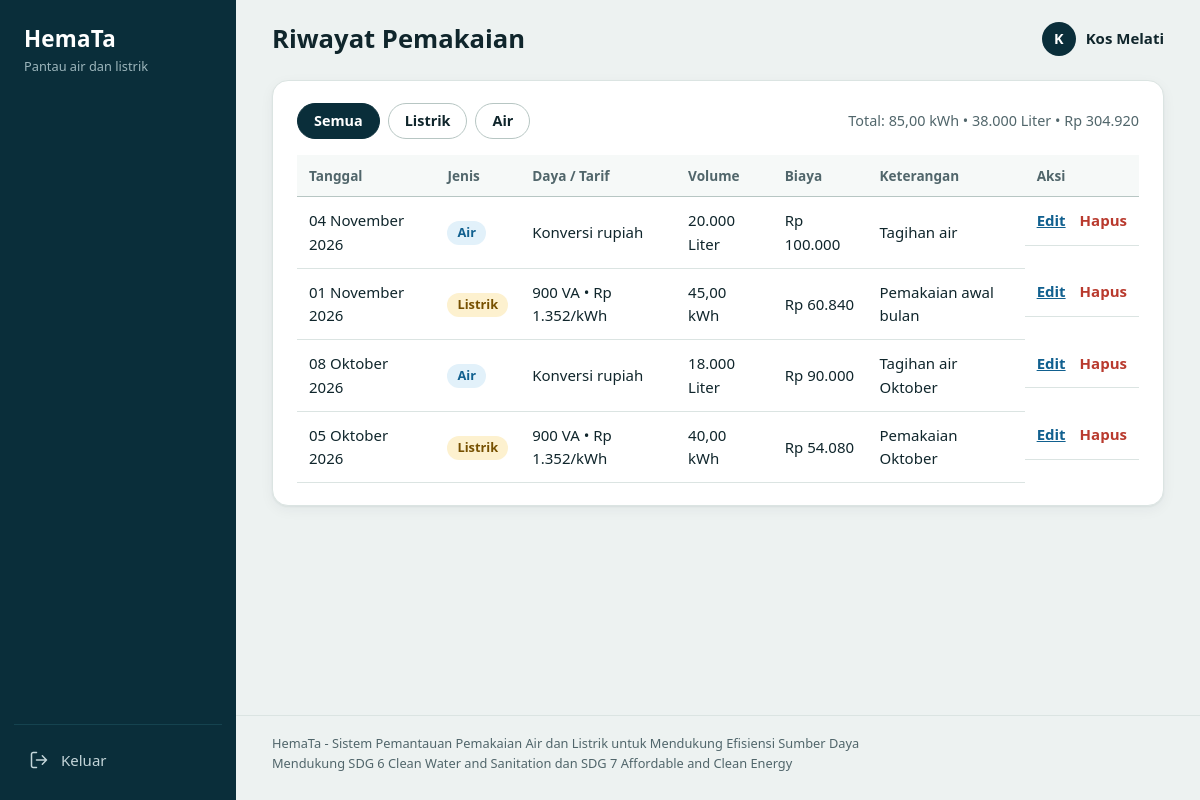
Page /riwayat.php (signed in) on the committed database.
### tables this page shows
CREATE TABLE `pemakaian` (
  `id` int NOT NULL,
  `user_id` int NOT NULL,
  `jenis` enum('listrik','air') NOT NULL,
  `daya_va` int NOT NULL DEFAULT '0',
  `kwh` decimal(10,2) NOT NULL DEFAULT '0.00',
  `tarif_per_kwh` decimal(12,2) NOT NULL DEFAULT '0.00',
  `liter` decimal(12,2) NOT NULL DEFAULT '0.00',
  `total_rupiah` decimal(14,2) NOT NULL DEFAULT '0.00',
  `keterangan` varchar(255) NOT NULL DEFAULT '',
  `tanggal` date NOT NULL
);

### includes/fungsi.php (called while the page is built, shortened)
<?php
function formatRupiah($angka)
{
    return "Rp " . number_format((float) $angka, 0, ",", ".");
}
function formatAngka($angka, $desimal = 0)
{
    return number_format((float) $angka, $desimal, ",", ".");
}
function namaBulan()
{
    return array(1 => "Januari", "Februari", "Maret", "April", "Mei", "Juni", "Juli", "Agustus", "September", "Oktober", "November", "Desember");
}
function formatTanggal($tanggal)
{
    $bulan = namaBulan();
    $waktu = strtotime($tanggal);
    return date("d", $waktu) . " " . $bulan[(int) date("n", $waktu)] . " " . date("Y", $waktu);
}
function totalPemakaian($koneksi, $id_user = 0)
{
    $batas = $id_user > 0 ? "WHERE user_id='" . (int) $id_user . "'" : "";
    $hasil = array("listrik_kwh" => 0, "listrik_rupiah" => 0, "air_liter" => 0, "air_rupiah" => 0, "jumlah_catatan" => 0);
    $query = mysqli_query($koneksi, "SELECT jenis, SUM(kwh) AS total_kwh, SUM(liter) AS total_liter, SUM(total_rupiah) AS total_biaya FROM pemakaian " . $batas . " GROUP BY jenis");
    while ($baris = mysqli_fetch_array($query)) {
        if ($baris['jenis'] == "listrik") {
            $hasil['listrik_kwh'] = (float) $baris['total_kwh'];
            $hasil['listrik_rupiah'] = (float) $baris['total_biaya'];
        } else {
            $hasil['air_liter'] = (float) $baris['total_liter'];
            $hasil['air_rupiah'] = (float) $baris['total_biaya'];
        }
    }
    $hitung = mysqli_query($koneksi, "SELECT COUNT(*) AS jumlah FROM pemakaian " . $batas);
    $baris_hitung = mysqli_fetch_array($hitung);
    $hasil['jumlah_catatan'] = (int) $baris_hitung['jumlah'];
    return $hasil;
}

### riwayat.php (the view, shortened to what this page needs)
<?php
include("includes/header.php");
include("includes/fungsi.php");
include("includes/koneksi.php");
$filter = isset($_GET['jenis']) ? $_GET['jenis'] : "semua";
$user_id = (int) $_SESSION['user_id'];
$where = "WHERE user_id='" . $user_id . "'";
$riwayat = mysqli_query($koneksi, "SELECT * FROM pemakaian " . $where . " ORDER BY tanggal DESC, id DESC");
$ringkas = totalPemakaian($koneksi, $user_id);
?>
<section class="kartu">
    <div class="baris-atas">
        <div class="filter">
            <a href="riwayat.php?jenis=semua" class="chip <?php echo $filter == "semua" ? "aktif" : ""; ?>">Semua</a>
            <a href="riwayat.php?jenis=listrik" class="chip <?php echo $filter == "listrik" ? "aktif" : ""; ?>">Listrik</a>
            <a href="riwayat.php?jenis=air" class="chip <?php echo $filter == "air" ? "aktif" : ""; ?>">Air</a>
        </div>
        <p class="ringkas-kecil">Total: <?php echo formatAngka($ringkas['listrik_kwh'], 2); ?> kWh &bull; <?php echo formatAngka($ringkas['air_liter'], 0); ?> Liter &bull; <?php echo formatRupiah($ringkas['listrik_rupiah'] + $ringkas['air_rupiah']); ?></p>
    </div>
    <?php if (mysqli_num_rows($riwayat) == 0) { ?>
        <p class="kosong">Tidak ada catatan pada filter ini.</p>
    <?php } else { ?>
        <table class="tabel tumpuk riwayat">
            <thead>
                <tr>
                    <th>Tanggal</th>
                    <th>Jenis</th>
                    <th>Daya / Tarif</th>
                    <th>Volume</th>
                    <th>Biaya</th>
                    <th>Keterangan</th>
                    <th>Aksi</th>
                </tr>
            </thead>
            <tbody>
                <?php while ($baris = mysqli_fetch_array($riwayat)) { ?>
                    <tr>
                        <td class="c-tgl" data-label="Tanggal"><?php echo formatTanggal($baris['tanggal']); ?></td>
                        <td class="c-jenis" data-label="Jenis"><span class="badge <?php echo $baris['jenis']; ?>"><?php echo $baris['jenis'] == "listrik" ? "Listrik" : "Air"; ?></span></td>
                        <td class="c-daya" data-label="Daya / Tarif"><?php echo $baris['jenis'] == "listrik" ? formatAngka($baris['daya_va']) . " VA &bull; " . formatRupiah($baris['tarif_per_kwh']) . "/kWh" : "Konversi rupiah"; ?></td>
                        <td class="c-vol" data-label="Volume"><?php echo $baris['jenis'] == "listrik" ? formatAngka($baris['kwh'], 2) . " kWh" : formatAngka($baris['liter'], 0) . " Liter"; ?></td>
                        <td class="c-biaya" data-label="Biaya"><?php echo formatRupiah($baris['total_rupiah']); ?></td>
                        <td class="c-ket" data-label="Keterangan"><?php echo htmlspecialchars($baris['keterangan']); ?></td>
                        <td class="aksi c-aksi">
                            <a class="aksi-edit" href="edit_catatan.php?id=<?php echo (int) $baris['id']; ?>">Edit</a>
                            <form method="POST" action="hapus_catatan.php" onsubmit="return confirm('Hapus catatan ini?');">
                                <button type="submit" class="hapus">Hapus</button>
                            </form>
                        </td>
                    </tr>
                <?php } ?>
            </tbody>
        </table>
    <?php } ?>
</section>
<?php include("includes/footer.php"); ?>

### css/style.css (style rules this page uses)
:root { --kertas: #edf2f1; --permukaan: #ffffff; --permukaan-2: #f6f9f8; --tinta: #10262c; --tinta-2: #51666b; --garis: #dbe4e2; --garis-input: #b7c6c3; --sisi: #0a2e3a; --sisi-2: #15434f; --air: #1a86c8; --air-tua: #11608f; --air-muda: #e2f1fa; --listrik: #f2a900; --listrik-tua: #765000; --listrik-muda: #fdf1cf; --desimal: #b0382c; --merah: #b93a2e; --merah-muda: #fbe9e6; --hijau: #2f7d55; --hijau-muda: #e4f2ea; --radius: 16px; --bayang: 0 1px 2px rgba(10, 46, 58, 0.06), 0 4px 14px rgba(10, 46, 58, 0.05); --font: "Segoe UI Variable Text", "Segoe UI", system-ui, -apple-system, Roboto, "Helvetica Neue", Arial, sans-serif; --font-meter: "Cascadia Mono", "SF Mono", Consolas, "Roboto Mono", "Liberation Mono", monospace; --lebar-sisi: 236px; }
* { box-sizing: border-box; margin: 0; padding: 0; }
html { -webkit-text-size-adjust: 100%; -webkit-tap-highlight-color: transparent; }
body { font-family: var(--font); font-size: 15px; line-height: 1.55; color: var(--tinta); background: var(--kertas); min-height: 100vh; }
a { color: var(--air-tua); }
.kartu { background: var(--permukaan); border: 1px solid var(--garis); border-radius: var(--radius); box-shadow: var(--bayang); padding: 22px 24px; margin-bottom: 20px; }
.tabel { width: 100%; border-collapse: collapse; font-variant-numeric: tabular-nums; }
.tabel th { padding: 10px 12px; background: var(--permukaan-2); border-bottom: 1px solid var(--garis-input); text-align: left; font-size: 0.85rem; font-weight: 700; color: var(--tinta-2); }
.tabel td { padding: 12px; border-bottom: 1px solid var(--garis); vertical-align: middle; }
.badge { display: inline-block; padding: 2px 10px; border-radius: 999px; font-size: 0.8rem; font-weight: 700; }
.badge.listrik { background: var(--listrik-muda); color: var(--listrik-tua); }
.badge.air { background: var(--air-muda); color: var(--air-tua); }
.baris-atas { display: flex; flex-wrap: wrap; gap: 12px; align-items: center; justify-content: space-between; margin-bottom: 16px; }
.filter { display: flex; flex-wrap: wrap; gap: 8px; }
.chip { padding: 6px 16px; border: 1px solid var(--garis-input); border-radius: 999px; color: var(--tinta); text-decoration: none; font-weight: 600; font-size: 0.9rem; }
.chip.aktif { background: var(--sisi); border-color: var(--sisi); color: #fff; }
.ringkas-kecil { font-size: 0.9rem; color: var(--tinta-2); }
.aksi { display: flex; align-items: center; gap: 14px; white-space: nowrap; }
.aksi form { display: inline; }
.aksi a, .aksi .hapus { font: inherit; font-weight: 600; }
.aksi .hapus { padding: 0; border: 0; background: none; color: var(--merah); cursor: pointer; }

### rows in the picture
pemakaian: tanggal "04 November 2026", jenis "Air", liter "20.000", total_rupiah "Rp 100.000", keterangan "Tagihan air"
pemakaian: tanggal "01 November 2026", jenis "Listrik", daya_va "900", tarif_per_kwh "Rp 1.352", kwh "45,00", total_rupiah "Rp 60.840", keterangan "Pemakaian awal bulan"
pemakaian: tanggal "08 Oktober 2026", jenis "Air", liter "18.000", total_rupiah "Rp 90.000", keterangan "Tagihan air Oktober"
pemakaian: tanggal "05 Oktober 2026", jenis "Listrik", daya_va "900", tarif_per_kwh "Rp 1.352", kwh "40,00", total_rupiah "Rp 54.080", keterangan "Pemakaian Oktober"

### other values in the picture
$judul_halaman "Riwayat Pemakaian"
$inisial "K"
$_SESSION['nama'] "Kos Melati"
formatAngka($ringkas['listrik_kwh'], 2) "85,00"
formatAngka($ringkas['air_liter'], 0) "38.000"
formatRupiah($ringkas['listrik_rupiah'] + $ringkas['air_rupiah']) "Rp 304.920"
